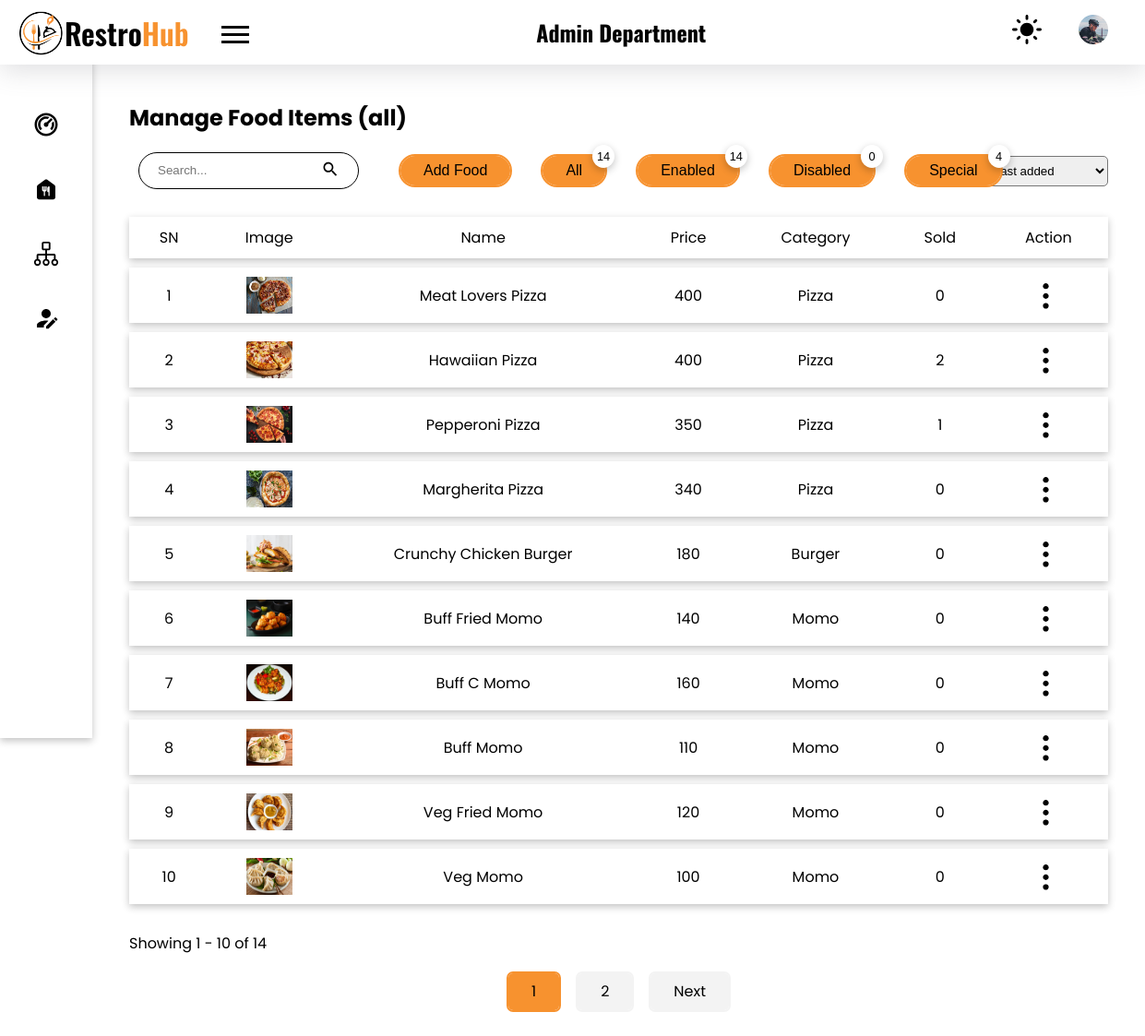
The app's page /admin/manage-foods.php (signed in), older data.
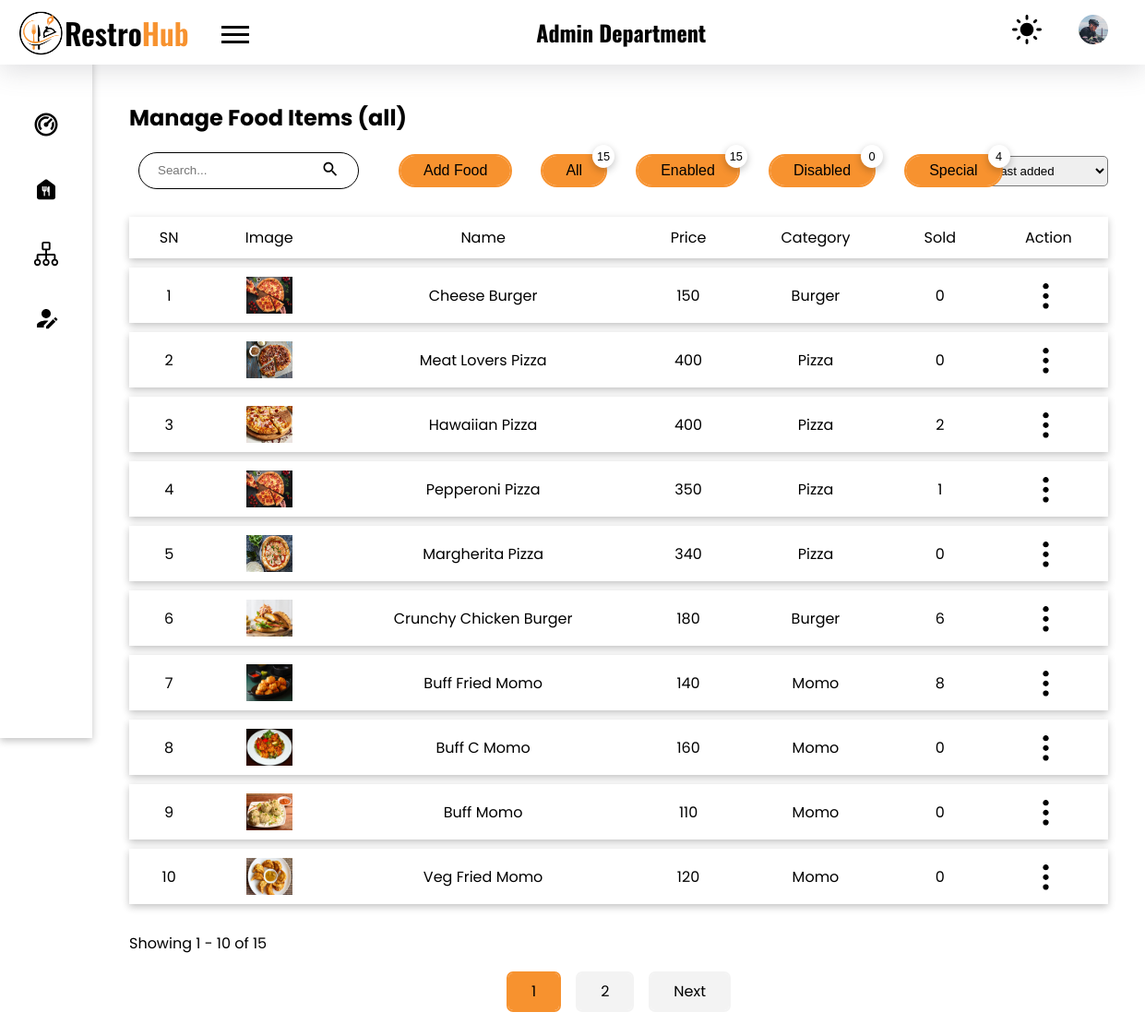
The same page, newer data.
### tables this page shows
CREATE TABLE `food` (
  `f_id` int(11) NOT NULL,
  `img` varchar(100) DEFAULT NULL,
  `name` varchar(100) DEFAULT NULL,
  `price` int(11) DEFAULT NULL,
  `cooking_time` int(11) DEFAULT NULL,
  `description` varchar(500) NOT NULL,
  `veg` int(1) NOT NULL,
  `product_id` varchar(30) NOT NULL,
  `short_desc` varchar(50) NOT NULL,
  `ingredients` varchar(500) NOT NULL,
  `disabled` int(11) NOT NULL,
  `special` int(11) NOT NULL,
  `category` int(11) NOT NULL
);

CREATE TABLE `category` (
  `cat_id` int(11) NOT NULL,
  `image` varchar(100) NOT NULL,
  `cat_name` varchar(50) NOT NULL
);

### admin/components/calculate-offset.php (called while the page is built)
<?php
$total_pages = ceil($count / $limit);
if (isset($_GET['page'])) {
    $page = mysqli_real_escape_string($conn, $_GET['page']);
    if (!is_numeric($page)) {
        $page = 1;
    }
} else {
    $page = 1;
}
$offset = ($page - 1) * $limit;
?>

### admin/manage-foods.php (the view, shortened to what the changed rows need)
<!DOCTYPE html>
<html lang="en">
<head>
    <link rel="stylesheet" href="../styles/style.css">
</head>
<body>
    <?php
    require("./components/header.php");
    ?>
    <main class="admin_dashboard_body">
        <section class="dashboard_inner-head flex items-center">
            <h2>Manage Food Items <?php if (isset($_GET['filter-by']))
                                        echo "(" . $_GET['filter-by'] . ")"; ?></h2>
        </section>
                            <?php
                            require("../config.php");
                            ?>
        <div class="flex items-center mt-20">
            <div class="flex items-center">
                <?php
                $sql = "SELECT * FROM food";
                $result = mysqli_query($conn, $sql);
                $count = mysqli_num_rows($result);
                $sql_enabled = "SELECT * FROM food where disabled = 0";
                $result_enabled = mysqli_query($conn, $sql_enabled);
                $count_enabled = mysqli_num_rows($result_enabled);
                ?>
                <a href="?filter-by=all" class="ml-35">
                    <button class="button border-curve-lg relative">All
                        <div class="count-top shadow"><?php
                                                        echo $count;
                                                        ?>
                        </div>
                    </button>
                </a>
                <a href="?filter-by=enabled" class="ml-35">
                    <button class="button border-curve-lg relative">Enabled
                        <div class="count-top shadow"><?php
                                                        echo $count_enabled;
                                                        ?>
                        </div>
                    </button>
                </a>
            </div>
        </div>
        <?php
        $limit = 10;
        require './components/calculate-offset.php';
        if (isset($_GET['filter-by'])) {
            $filter_by = $_GET['filter-by'];
            if ($filter_by == 'all') {
                $sql = "SELECT * FROM food order by f_id desc limit $offset, $limit";
            } else if ($filter_by == 'enabled') {
                $sql = "SELECT * FROM food where disabled = 0 order by f_id desc limit $offset, $limit";
            } else if ($filter_by == 'disabled') {
                $sql = "SELECT * FROM food where disabled = 1 order by f_id desc limit $offset, $limit";
            } else if ($filter_by == 'special') {
                $sql = "SELECT * FROM food where special = 1 order by f_id desc limit $offset, $limit";
            }
        } else {
            $_SESSION['filter-by'] = 'all';
            $sql = "SELECT * FROM food order by f_id desc limit $offset, $limit";
        }
        $res = mysqli_query($conn, $sql) or die("Could not fetch food items from database");
        if (mysqli_num_rows($res) > 0) {
        ?>
            <table class="mt-20">
                <tr class="shadow">
                    <th>SN</th>
                    <th>Image</th>
                    <th>Name</th>
                    <th>Price</th>
                    <th>Category</th>
                    <th>Sold</th>
                    <th>Action</th>
                </tr>
                <?php
                $i = $offset;
                while ($row = mysqli_fetch_assoc($res)) {
                    $i++;
                    $cat_id = $row['category'];
                    $sql_cat = "select cat_name from category where cat_id = $cat_id";
                    $res_cat = mysqli_query($conn, $sql_cat) or die("Could not fetch category name from database");
                    $row_cat = mysqli_fetch_assoc($res_cat);
                    $cat_name = $row_cat['cat_name'];
                    $total_sold = "select (count(orders.f_id) * orders.qty) as total_sold
                                    from orders
                                    inner join aos on orders.id = aos.order_id
                                    where aos.status = 'delivered'
                                    and orders.f_id = $row[f_id]";
                    $res_sold = mysqli_query($conn, $total_sold) or die("Could not fetch total sold from database");
                    $row_sold = mysqli_fetch_assoc($res_sold);
                    $total_sold = $row_sold['total_sold'];
                    if ($total_sold == null) {
                        $total_sold = 0;
                    }
                ?>
                    <tr class="shadow">
                        <td><?php echo $i; ?></td>
                        <td>
                            <img src="../uploads/foods/<?php echo $row['img']; ?>" alt="food image" class="table_food-img">
                        </td>
                        <td><?php echo $row['name']; ?></td>
                        <td><?php echo $row['price']; ?></td>
                        <td><?php echo $cat_name; ?></td>
                        <td><?php echo $total_sold; ?></td>
                        <td class="table_action_container">
                            <button class="no_bg no_outline table_option-menu">
                                <img src="../images/ic_options.svg" alt="options menu">
                            </button>
                        </td>
                    </tr>
                <?php } ?>
            </table>
        <?php
            require './components/pagination.php';
        } else
            echo "No records found";
        ?>
    </main>
</body>
</html>

### admin/components/pagination.php (shortened to what the changed rows need)
<div class="mt-20">
    <p>Showing <?php echo $offset + 1; ?> - <?php if (($offset + $limit) < $count)
                                                echo $offset + $limit;
                                            else
                                                echo $count; ?> of <?php echo $count; ?>
    </p>
</div>
<?php
if ($page > 1 || $page < $total_pages) {
    $visible_pages = 1;
    $start_page = max(1, $page - $visible_pages);
    $end_page = min($total_pages, $page + $visible_pages);
    $prev_ellipsis = $start_page > 2;
    $next_ellipsis = $end_page < $total_pages - 1;
?>
    <div class="pagination flex items-center gap wrap justify-center mt-20">
        <?php for ($i = 1; $i <= $total_pages; $i++) { ?>
            <?php if ($i == 1 || $i == $total_pages || ($i >= $start_page && $i <= $end_page)) { ?>
                <a href="?<?php if (isset($_GET['filter-by'])) echo 'filter-by=' . $_GET['filter-by'] . "&"; ?>page=<?php echo ($i); ?>">
                    <div class="pagination-nums border-curve button <?php if ($page != $i) echo "gray"; ?>"><?php echo $i; ?></div>
                </a>
            <?php } elseif ($prev_ellipsis && $i == $start_page - 1) { ?>
                <div class="pagination-nums border-curve button gray">...</div>
            <?php } elseif ($next_ellipsis && $i == $end_page + 1) { ?>
                <div class="pagination-nums border-curve button gray">...</div>
            <?php } ?>
        <?php } ?>
        <?php if ($page < $total_pages) { ?>
            <a href='?<?php if (isset($_GET['filter-by'])) echo 'filter-by=' . $_GET['filter-by'] . "&"; ?>page=<?php echo $page + 1; ?>' class='pagination-nums border-curve button gray'>Next</a>
        <?php } ?>
    </div>
<?php } ?>

Row changes from the older to the newer data that the page shows:
no longer on this page (row unchanged): food: img (picture), name "Veg Momo", price "100", category.cat_name "Momo", total_sold "0"
added food: img (picture), name "Cheese Burger", price "150", category.cat_name "Burger", total_sold "0"
computed for food "Crunchy Chicken Burger": total_sold "0" → "6"
computed for food "Buff Fried Momo": total_sold "0" → "8"
Text that changed along with them:
$count: "14" → "15"
$count_enabled: "14" → "15"
